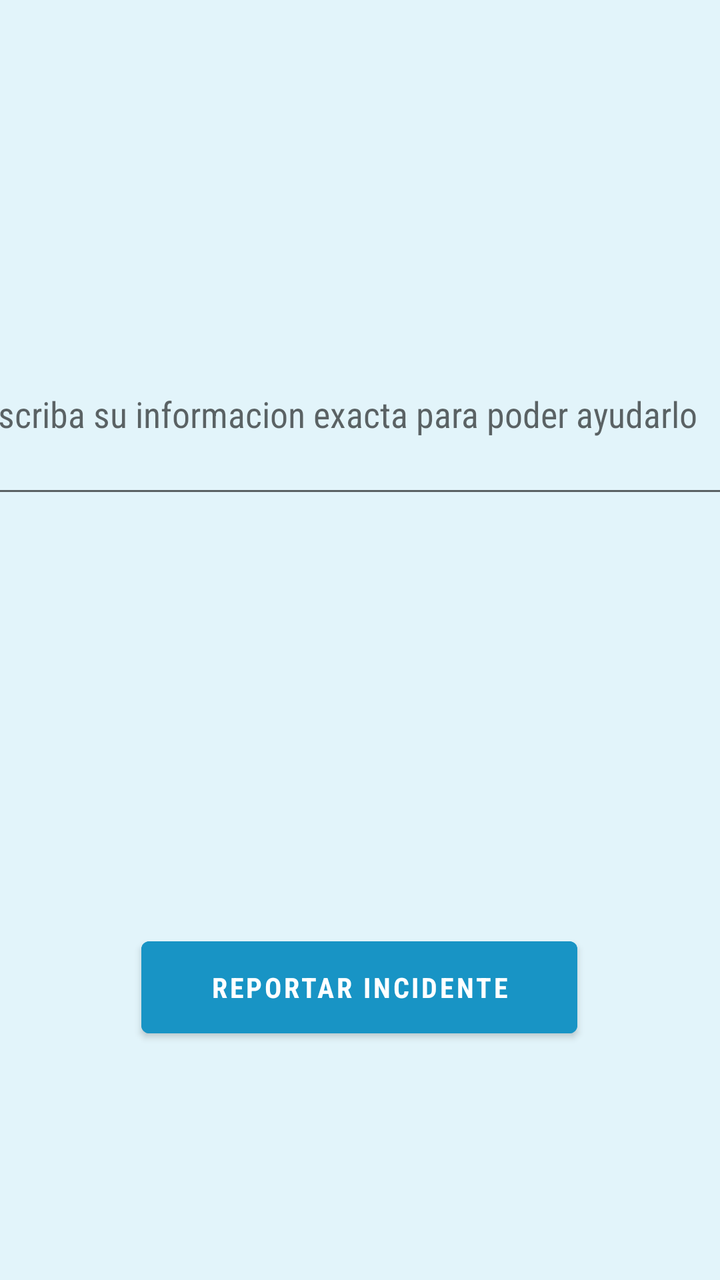
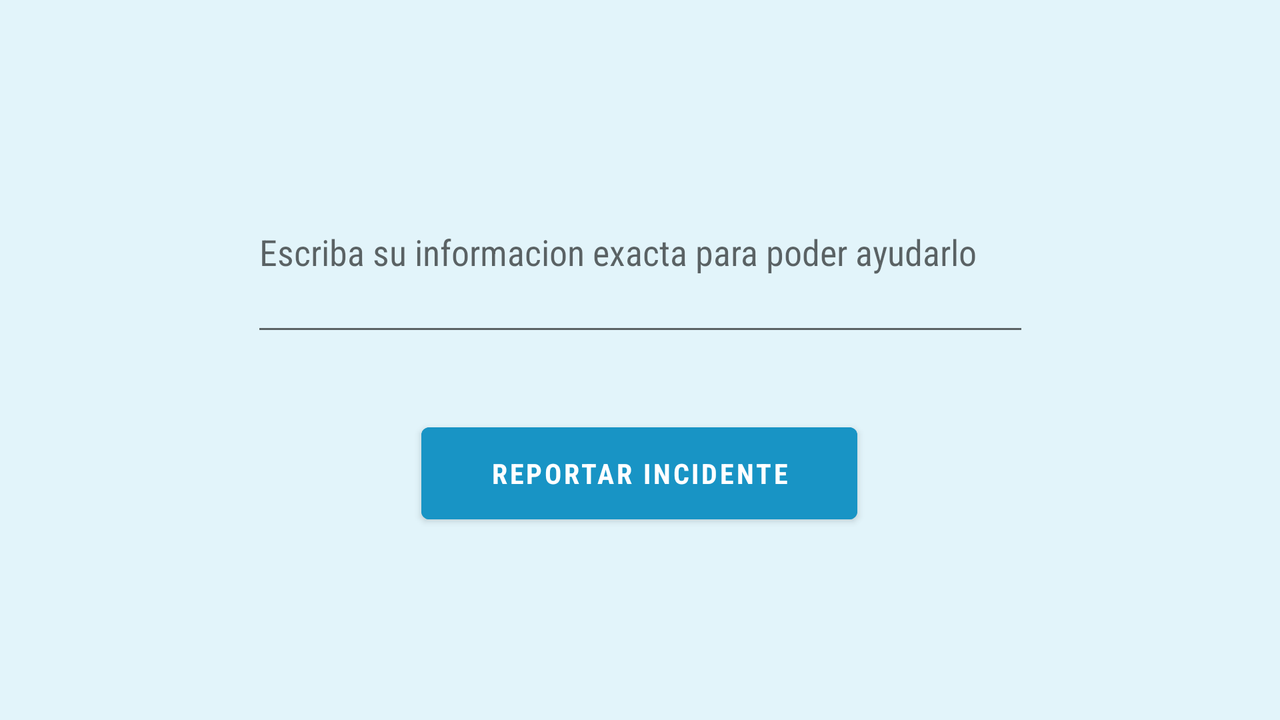

The same Android screen from two of the app's own layout files: first res/layout/ as a phone draws it, then the repository's variant for another configuration, drawn on a device whose configuration selects that folder. Both files follow.
<!-- AndroidManifest.xml: application theme Theme.IterbusMovilidad -->
<!-- res/layout/activity_otros.xml -->
<?xml version="1.0" encoding="utf-8"?>
<androidx.constraintlayout.widget.ConstraintLayout xmlns:android="http://schemas.android.com/apk/res/android"
    xmlns:app="http://schemas.android.com/apk/res-auto"
    xmlns:tools="http://schemas.android.com/tools"
    android:layout_width="match_parent"
    android:layout_height="match_parent"
    android:forceDarkAllowed="false"
    tools:context=".Otros"
    android:background="#E2F4FA">

    <Button
        android:id="@+id/btnOtr"
        android:layout_width="218dp"
        android:layout_height="58dp"
        android:layout_marginTop="140dp"
        android:backgroundTint="@color/azul"
        android:text="@string/reportar_incidente"
        android:textStyle="bold"
        android:fontFamily="sans-serif-condensed"
        app:layout_constraintBottom_toBottomOf="parent"
        app:layout_constraintEnd_toEndOf="parent"
        app:layout_constraintHorizontal_bias="0.497"
        app:layout_constraintStart_toStartOf="parent"
        app:layout_constraintTop_toBottomOf="@+id/textInformacionOtr"
        app:layout_constraintVertical_bias="0.375" />

    <EditText
        android:id="@+id/textInformacionOtr"
        android:layout_width="389dp"
        android:layout_height="97dp"
        android:hint="@string/escriba_su_informacion_exacta_para_poder_ayudarlo"
        android:fontFamily="sans-serif-condensed"
        app:layout_constraintBottom_toBottomOf="parent"
        app:layout_constraintEnd_toEndOf="parent"
        app:layout_constraintStart_toStartOf="parent"
        app:layout_constraintTop_toTopOf="parent"
        app:layout_constraintVertical_bias="0.289" />


</androidx.constraintlayout.widget.ConstraintLayout>
<!-- resources referenced by this layout -->
<resources>
  <color name="azul">#1894C5</color>
  <string name="escriba_su_informacion_exacta_para_poder_ayudarlo">Escriba su informacion exacta para poder ayudarlo</string>
  <string name="reportar_incidente">reportar incidente</string>
  <style name="Theme.IterbusMovilidad" parent="Theme.MaterialComponents.DayNight.DarkActionBar">
          
          <item name="colorPrimary">@color/azul</item>
         
          <item name="colorOnPrimary">@color/white</item>
          
          <item name="colorSecondary">@color/teal_200</item>
          <item name="colorSecondaryVariant">@color/teal_700</item>
          <item name="colorOnSecondary">@color/azulbus</item>
          
         
          
      </style>
  <color name="white">#FFFFFFFF</color>
  <color name="teal_200">#FF03DAC5</color>
  <color name="teal_700">#FF018786</color>
  <color name="azulbus">#009ece</color>
</resources>
<!-- res/layout-land/activity_otros.xml (the repository's variant of the layout above) -->
<!-- drawn on the phone turned sideways -->
<?xml version="1.0" encoding="utf-8"?>
<androidx.constraintlayout.widget.ConstraintLayout xmlns:android="http://schemas.android.com/apk/res/android"
    xmlns:app="http://schemas.android.com/apk/res-auto"
    xmlns:tools="http://schemas.android.com/tools"
    android:layout_width="match_parent"
    android:layout_height="match_parent"
    tools:context=".Otros"
    android:forceDarkAllowed="false"
    android:background="#E2F4FA">

    <Button
        android:id="@+id/btnOtr"
        android:layout_width="218dp"
        android:layout_height="58dp"
        android:backgroundTint="@color/azul"
        android:text="@string/reportar_incidente"
        android:fontFamily="sans-serif-condensed"
        android:textStyle="bold"
        app:layout_constraintBottom_toBottomOf="parent"
        app:layout_constraintEnd_toEndOf="parent"
        app:layout_constraintHorizontal_bias="0.499"
        app:layout_constraintStart_toStartOf="parent"
        app:layout_constraintTop_toTopOf="parent"
        app:layout_constraintVertical_bias="0.688" />

    <EditText
        android:id="@+id/textInformacionOtr"
        android:layout_width="389dp"
        android:layout_height="97dp"
        android:hint="@string/escriba_su_informacion_exacta_para_poder_ayudarlo"
        android:fontFamily="sans-serif-condensed"
        app:layout_constraintBottom_toBottomOf="parent"
        app:layout_constraintEnd_toEndOf="parent"
        app:layout_constraintStart_toStartOf="parent"
        app:layout_constraintTop_toTopOf="parent"
        app:layout_constraintVertical_bias="0.289" />


</androidx.constraintlayout.widget.ConstraintLayout>
